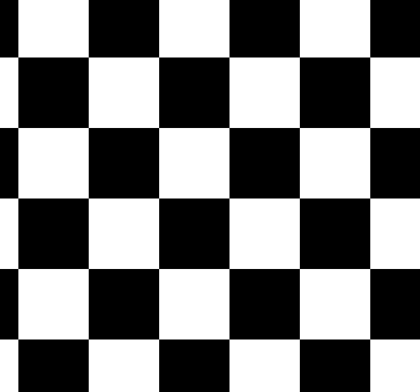
#> input picture ch4/check.png, 420 x 392 px
$ python 4-1.py
#> lines starting #> are read from the running program, lines starting #| are printed output that depends on the picture
import cv2 as cv

img=cv.imread('check.png')
#> img is the input picture: shape (392, 420, 3); min 0, max 255, mean 127.5
gray=cv.cvtColor(img,cv.COLOR_BGR2GRAY)

# 잡음 없애기
gray = cv.blur(gray,(3,3))

# 1차미분 소벨 연산자 적용 : 중심 * 2
# x = 1,0 (x방향의 차이)
# y = 0,1 (y방향이 차이)
grad_x=cv.Sobel(gray,cv.CV_32F,1,0,ksize=3)
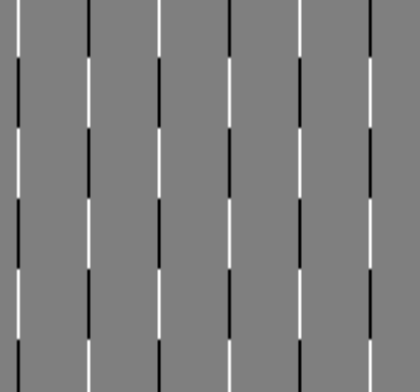
#> grad_x: shape (392, 420) float32; min -680, max 680, mean 0; drawn with min black and max white
grad_y=cv.Sobel(gray,cv.CV_32F,0,1,ksize=3)
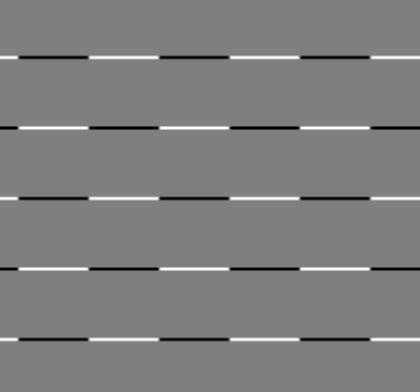
#> grad_y: shape (392, 420) float32; min -680, max 680, mean 0; drawn with min black and max white

# 절대값을 취해 양수 영상으로 변환
sobel_x=cv.convertScaleAbs(grad_x)
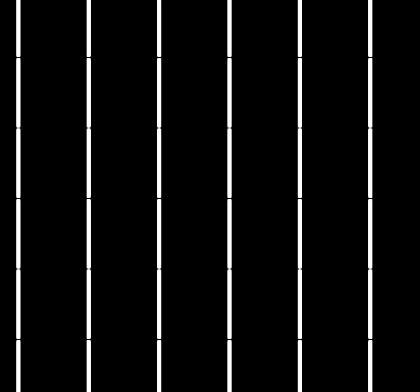
#> sobel_x: shape (392, 420); min 0, max 255, mean 15.4
sobel_y=cv.convertScaleAbs(grad_y)
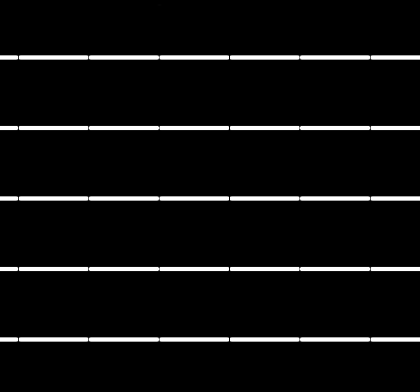
#> sobel_y: shape (392, 420); min 0, max 255, mean 13.6

# 합치기
# 0.5 * sobel_x + 0.5 * sobel_y
edge_strength=cv.addWeighted(sobel_x,0.5,sobel_y,0.5,0)	# 에지 강도 계산
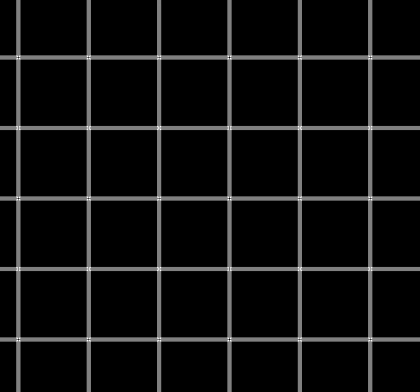
#> edge_strength: shape (392, 420); min 0, max 255, mean 14.6


# 2차미분
grad=cv.Laplacian(gray,cv.CV_32F)
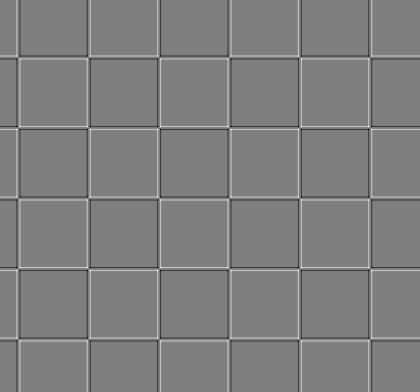
#> grad: shape (392, 420) float32; min -146, max 146, mean 0; drawn with min black and max white

lap = cv.convertScaleAbs(grad)
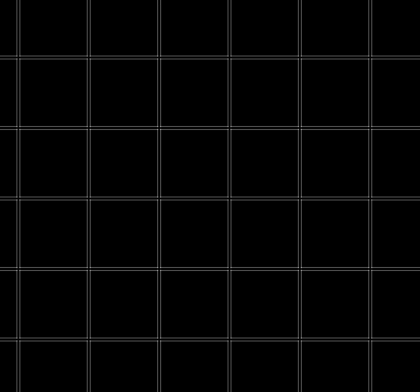
#> lap: shape (392, 420); min 0, max 146, mean 4.5

cv.imshow('laplacian',lap)


cv.imshow('Original',gray)
cv.imshow('sobelx',sobel_x)
cv.imshow('sobely',sobel_y)
cv.imshow('edge strength',edge_strength)

cv.waitKey()
cv.destroyAllWindows()

$ run again, with ch4/shapes2.png copied over ch4/check.png
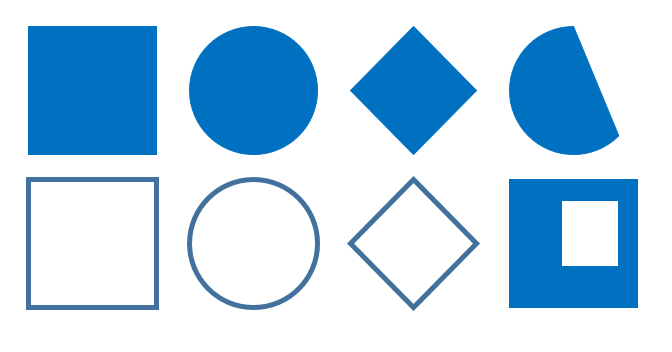
#> input picture ch4/shapes2.png, 672 x 352 px
#> img is the input picture: shape (352, 672, 3); mean B, G, R 236.2, 214.5, 184.5
#> `grad=cv.Laplacian(gray,cv.CV_32F)`:
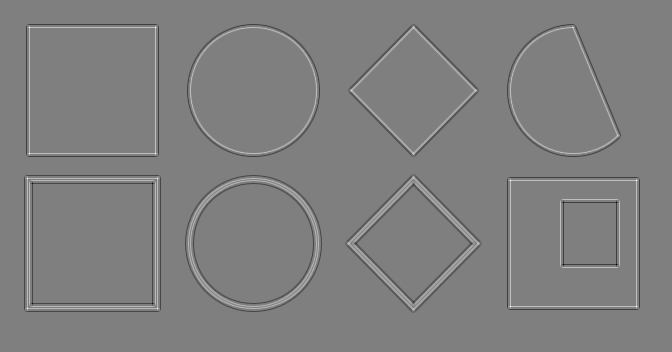
#> grad: shape (352, 672) float32; min -112, max 112, mean 0; drawn with min black and max white
#> `lap = cv.convertScaleAbs(grad)`:
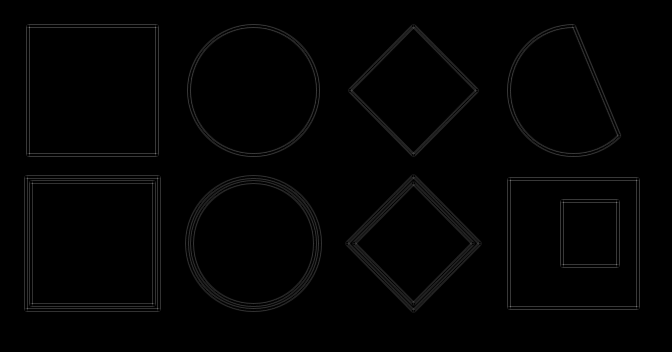
#> lap: shape (352, 672); min 0, max 112, mean 2.4
